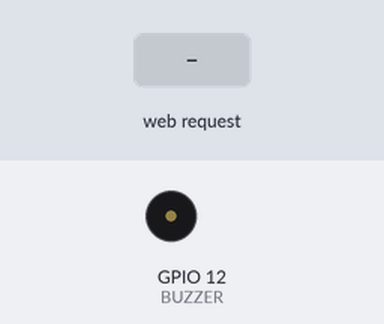
A sketch run on a simulated ESP32. Parts: buzzer (waves = sounding, pin HIGH). Inputs (shaded band) come from the test bench. WiFi joins after 1.5 s; servers stay silent unless stated; the camera gives no picture; what the sketch prints to the serial monitor is not drawn.

Above: at 3.0 s.
3.1 s: HTTP request GET /buzzer_on received
At 3.4 s:
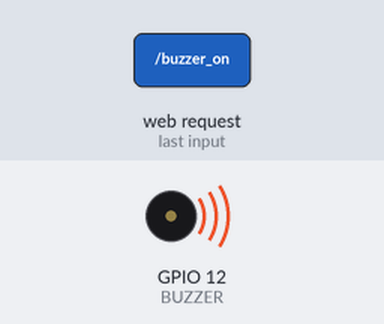
Timing chart, 0 to 6.1 s (numbered marks = the images above; inputs shaded):
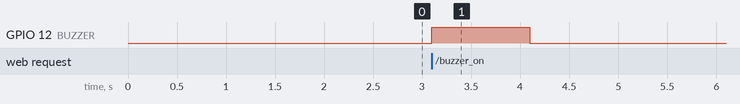

The sketch:

CameraWebServer.ino
```cpp
#include "esp_camera.h"
#include <WiFi.h>
#include <WebServer.h>

// ================= WIFI =================
const char* ssid = "rehan";
const char* password = "12345678";

// ================= BUZZER =================
#define BUZZER 12

WebServer server(80);

// ================= CAMERA PINS (AI THINKER) =================
#define PWDN_GPIO_NUM     32
#define RESET_GPIO_NUM    -1
#define XCLK_GPIO_NUM      0
#define SIOD_GPIO_NUM     26
#define SIOC_GPIO_NUM     27

#define Y9_GPIO_NUM       35
#define Y8_GPIO_NUM       34
#define Y7_GPIO_NUM       39
#define Y6_GPIO_NUM       36
#define Y5_GPIO_NUM       21
#define Y4_GPIO_NUM       19
#define Y3_GPIO_NUM       18
#define Y2_GPIO_NUM        5
#define VSYNC_GPIO_NUM    25
#define HREF_GPIO_NUM     23
#define PCLK_GPIO_NUM     22

// ================= BUZZER FUNCTION =================
void handleBuzzer() {
  digitalWrite(BUZZER, HIGH);
  delay(1000);
  digitalWrite(BUZZER, LOW);
  server.send(200, "text/plain", "BUZZER ON");
}

// ================= CAMERA START =================
void startCamera() {

  camera_config_t config;
  config.ledc_channel = LEDC_CHANNEL_0;
  config.ledc_timer = LEDC_TIMER_0;

  config.pin_d0 = Y2_GPIO_NUM;
  config.pin_d1 = Y3_GPIO_NUM;
  config.pin_d2 = Y4_GPIO_NUM;
  config.pin_d3 = Y5_GPIO_NUM;
  config.pin_d4 = Y6_GPIO_NUM;
  config.pin_d5 = Y7_GPIO_NUM;
  config.pin_d6 = Y8_GPIO_NUM;
  config.pin_d7 = Y9_GPIO_NUM;

  config.pin_xclk = XCLK_GPIO_NUM;
  config.pin_pclk = PCLK_GPIO_NUM;
  config.pin_vsync = VSYNC_GPIO_NUM;
  config.pin_href = HREF_GPIO_NUM;
  config.pin_sscb_sda = SIOD_GPIO_NUM;
  config.pin_sscb_scl = SIOC_GPIO_NUM;

  config.pin_pwdn = PWDN_GPIO_NUM;
  config.pin_reset = RESET_GPIO_NUM;

  config.xclk_freq_hz = 20000000;
  config.pixel_format = PIXFORMAT_JPEG;

  config.frame_size = FRAMESIZE_VGA;
  config.jpeg_quality = 12;
  config.fb_count = 2;

  // Init camera
  esp_err_t err = esp_camera_init(&config);
  if (err != ESP_OK) {
    Serial.println("Camera init failed!");
    return;
  }

  Serial.println("Camera Ready!");
}

// ================= STREAM HANDLER =================
void handleStream() {
  WiFiClient client = server.client();

  String response = "HTTP/1.1 200 OK\r\n";
  response += "Content-Type: multipart/x-mixed-replace; boundary=frame\r\n\r\n";
  server.sendContent(response);

  while (true) {
    camera_fb_t * fb = esp_camera_fb_get();
    if (!fb) {
      Serial.println("Frame failed");
      break;
    }

    server.sendContent("--frame\r\n");
    server.sendContent("Content-Type: image/jpeg\r\n\r\n");

    client.write(fb->buf, fb->len);
    server.sendContent("\r\n");

    esp_camera_fb_return(fb);

    if (!client.connected()) break;
  }
}

// ================= SETUP =================
void setup() {
  Serial.begin(115200);

  pinMode(BUZZER, OUTPUT);
  digitalWrite(BUZZER, LOW);

  WiFi.begin(ssid, password);

  Serial.print("Connecting WiFi");
  while (WiFi.status() != WL_CONNECTED) {
    delay(500);
    Serial.print(".");
  }

  Serial.println("\nWiFi Connected!");
  Serial.println(WiFi.localIP());

  startCamera();

  server.on("/stream", handleStream);
  server.on("/buzzer_on", handleBuzzer);

  server.begin();

  Serial.println("Server started");
}

// ================= LOOP =================
void loop() {
  server.handleClient();
}
```

Measured:
- after the input at 3.1 s, GPIO 12 (BUZZER): LOW → HIGH at once, → LOW 1.0 s later
